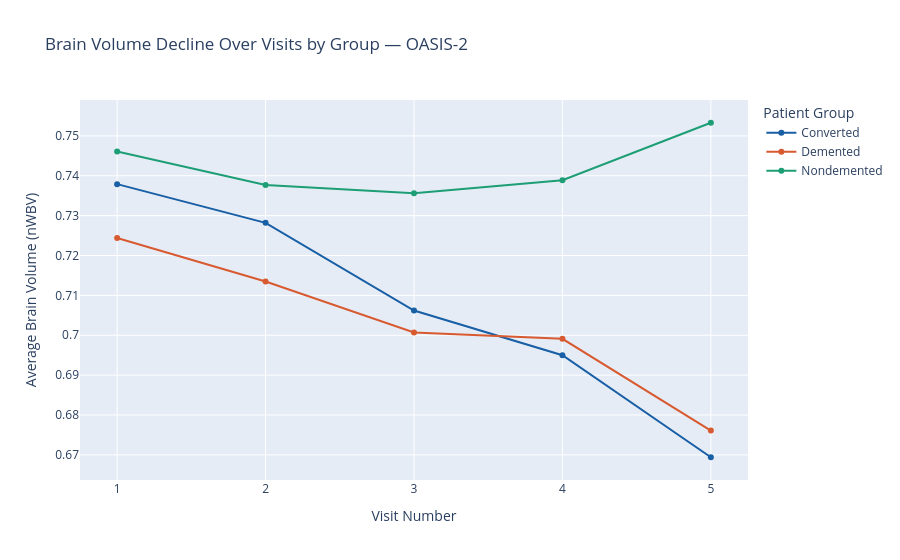

The code cell stored with this chart in its notebook:
### Code cell
# chart 4 — brain volume over time by group
fig4 = px.line(
    q6,
    x='visit',
    y='avg_brain_volume',
    color='group',
    markers=True,
    title='Brain Volume Decline Over Visits by Group — OASIS-2',
    labels={
        'visit': 'Visit Number',
        'avg_brain_volume': 'Average Brain Volume (nWBV)',
        'group': 'Patient Group'
    },
    color_discrete_map={
        'Nondemented': '#1D9E75',
        'Demented': '#D85A30',
        'Converted': '#185FA5'
    }
)

fig4.update_layout(
    xaxis=dict(tickmode='linear', tick0=1, dtick=1)
)

fig4.show()

### Figure 1 — Plotly figure (JSON) as saved in the notebook; plotly's stock layout.template omitted (floating-point values rounded to 4 significant figures)
{"data": [{"hovertemplate": "Patient Group=Converted<br>Visit Number=%{x}<br>Average Brain Volume (nWBV)=%{y}<extra></extra>", "legendgroup": "Converted", "line": {"color": "#185FA5", "dash": "solid"}, "marker": {"symbol": "circle"}, "mode": "lines+markers", "name": "Converted", "orientation": "v", "showlegend": true, "type": "scatter", "x": [1, 2, 3, 4, 5], "xaxis": "x", "y": [0.7379, 0.7282, 0.7062, 0.695, 0.6694], "yaxis": "y"}, {"hovertemplate": "Patient Group=Demented<br>Visit Number=%{x}<br>Average Brain Volume (nWBV)=%{y}<extra></extra>", "legendgroup": "Demented", "line": {"color": "#D85A30", "dash": "solid"}, "marker": {"symbol": "circle"}, "mode": "lines+markers", "name": "Demented", "orientation": "v", "showlegend": true, "type": "scatter", "x": [1, 2, 3, 4, 5], "xaxis": "x", "y": [0.7244, 0.7135, 0.7007, 0.6991, 0.6761], "yaxis": "y"}, {"hovertemplate": "Patient Group=Nondemented<br>Visit Number=%{x}<br>Average Brain Volume (nWBV)=%{y}<extra></extra>", "legendgroup": "Nondemented", "line": {"color": "#1D9E75", "dash": "solid"}, "marker": {"symbol": "circle"}, "mode": "lines+markers", "name": "Nondemented", "orientation": "v", "showlegend": true, "type": "scatter", "x": [1, 2, 3, 4, 5], "xaxis": "x", "y": [0.7461, 0.7377, 0.7356, 0.7389, 0.7533], "yaxis": "y"}], "layout": {"legend": {"title": {"text": "Patient Group"}, "tracegroupgap": 0}, "title": {"text": "Brain Volume Decline Over Visits by Group — OASIS-2"}, "xaxis": {"anchor": "y", "domain": [0, 1], "dtick": 1, "tick0": 1, "tickmode": "linear", "title": {"text": "Visit Number"}}, "yaxis": {"anchor": "x", "domain": [0, 1], "title": {"text": "Average Brain Volume (nWBV)"}}}}
